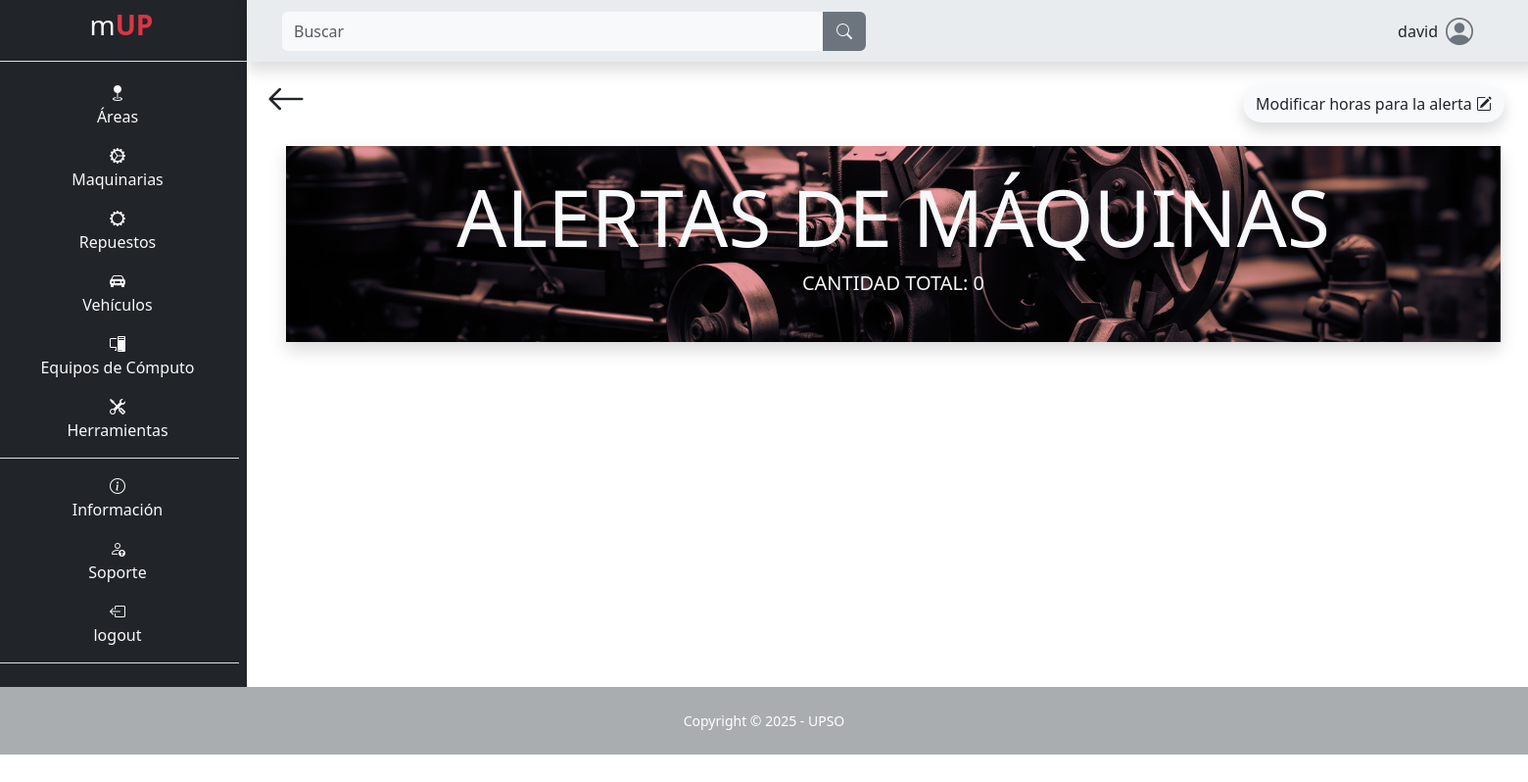
Page /maquina/alertas/ (signed in) on the earlier database version.
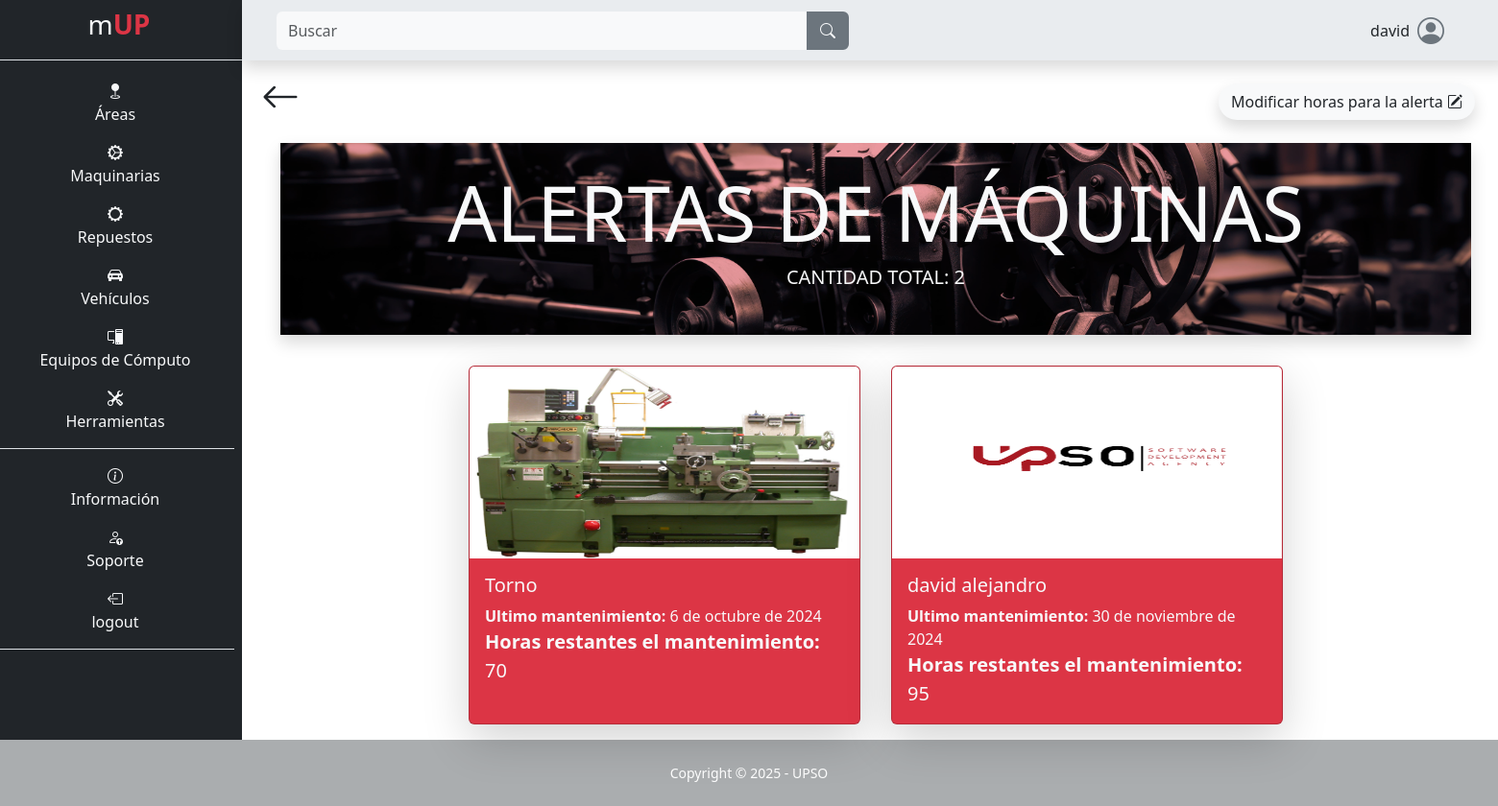
Same page on the later database version.
### app/mUP_maquina/models.py (models this page shows, shortened)
class Maquina(models.Model):
    nombre = models.CharField(max_length=100, null=False, blank=False)
    encargado = models.CharField(max_length=100, blank=False, null=False)
    teléfono_encargado = models.CharField(max_length=100, blank=False, null=False)
    descripción = models.TextField(max_length=500, null=False, blank=False)
    ubicación = models.CharField(max_length=100, null=False, blank=False)
    tipo_de_máquina = models.CharField(max_length=100, null=False, blank=False)
    número_de_serie_o_modelo = models.CharField(max_length=100, null=False, blank=False)
    proveedor = models.CharField(max_length=100, null=False, blank=False)
    costo_de_adquisición = models.IntegerField(blank=False, null=False)
    fecha_de_adquisición = models.DateField(default=date.today, blank=False, null=False)
    fecha_de_instalación = models.DateField(default=date.today, blank=False, null=False)
    estado_de_garantía = models.CharField(max_length=100, null=False, blank=False)
    consumo_de_energía = models.CharField(max_length=100, null=False, blank=False)
    horas_máquina_trabajada = models.IntegerField(blank=False, null=False)
    intervalo_mantenimiento = models.IntegerField(blank=False, null=False)
    fecha_ultimo_mantenimiento = models.DateField(default=date.today, blank=False, null=False)
    imagen = models.ImageField(upload_to="maquina/imagen", null=False, blank=False)
    class Meta:
        indexes = [
            models.Index(fields=['nombre']),
        ]
    def horas_restantes_mantenimiento(self):
        ultimo_mantenimiento = MantenimientoMaquina.objects.filter(maquina=self, tipo__id=1).order_by('-fecha_fin').first()
        if ultimo_mantenimiento:
            horas_uso_ultimo_mantenimiento = ultimo_mantenimiento.hr_maquina
        else:
            horas_uso_ultimo_mantenimiento = 0
        proximo_mantenimineto = horas_uso_ultimo_mantenimiento + self.intervalo_mantenimiento
        horas_restantes = proximo_mantenimineto - self.horas_máquina_trabajada
        return horas_restantes

### app/mUP_maquina/views.py (the view)
# urls.py: path('alertas/', views.alertas, name="area_alertas"),
@login_required
def alertas(request):
    horas_alert = get_object_or_404(HorasParaAlerta, id=1)
    alert_form = HorasParaAlertaForm(request.POST or None, instance=horas_alert)
    if request.method == 'POST' and alert_form.is_valid():
        horas = alert_form.cleaned_data['horas']
        if horas >= 1:
            alert_form.save()
        return redirect('maquina_alertas')
    horas_alerta = horas_alert.horas
    search_query = request.GET.get('search', '')
    alertas = [
        {'maquina': maquina, 'horas_restantes': maquina.horas_restantes_mantenimiento()}
        for maquina in Maquina.objects.filter(nombre__icontains=search_query)
        if maquina.horas_restantes_mantenimiento() <= horas_alerta
    ]
    context = {
        'alertas': sorted(alertas, key=lambda x: x['horas_restantes']),
        'total_alertas': len(alertas),
        'alert_form': alert_form,
    }
    return render(request, 'mUP_maquina/alertas.html', context)

### app/mUP_maquina/forms.py
class HorasParaAlertaForm(forms.ModelForm):
    class Meta:
        model = HorasParaAlerta
        fields = '__all__'
        widgets = {
            'horas': forms.NumberInput(attrs={'class': 'form-control m-2', 'type': 'number', 'placeholder': 'Actualmente'}),
        }

### templates/mUP_maquina/alertas.html (shortened to what this page needs)
{% extends "layout/base.html" %}
{% block 'content' %}
<div class="container">
    <div class="d-flex p-2 justify-content-between">
        <a class="text-decoration-none text-dark" href="{% url "maquina" %}">
            <i class="bi bi-arrow-left fs-1"></i>
        </a>
        <span class="p-3">
            <button type="button" class="btn imagen shadow rounded-pill custom" data-bs-toggle="modal" data-bs-target="#exampleModal">
                Modificar horas para la alerta <i class="bi bi-pencil-square"></i>
            </button>
        </span>
    </div>
    <div class="container cabecera_maquina shadow bg-danger bg-opacity-50 p-4 bw-5">
        <h1 class="text-center text-light text-uppercase display-1"><strong> alertas de máquinas</strong></h1>
        <h5 class="text-center text-light text-uppercase">Cantidad total: {{ total_alertas }}</h5>
    </div>
    <div class="row mt-3 d-flex justify-content-center align-item-center ps-5 pe-5">
        {% for alerta in alertas %}
        <div class="col-12 col-md-4 p-0 card text-bg-danger carta-home m-3 shadow-lg">
            <a class="text-decoration-none text-light" href="{% url "mantenimientos_maquina_correctivo" id=alerta.maquina.id %}">
                <img src="{{ alerta.maquina.imagen.url }}" class="card-img-top" alt="..." style="max-height: 200px;">
                <div class="card-body">
                    <h5 class="card-title">{{ alerta.maquina.nombre }}</h5>
                    <p class="card-text m-0"><b>Ultimo mantenimiento:</b> {{ alerta.maquina.fecha_ultimo_mantenimiento }}</p>
                    <p class="card-text m-0 fs-5"><b>Horas restantes el mantenimiento:</b> {{ alerta.horas_restantes }}</p>
                </div>
            </a>
        </div>
        {% endfor %}
    </div>
</div>
{% endblock %}

Differences in the rows shown:
now on this page (row unchanged): Maquina: maquina.imagen (picture), maquina.nombre "Torno", maquina.fecha_ultimo_mantenimiento "6 de octubre de 2024", horas_restantes "70"
added Maquina: maquina.imagen (picture), maquina.nombre "david alejandro", maquina.fecha_ultimo_mantenimiento "30 de noviembre de 2024", horas_restantes "95"
Other differences:
{{ total_alertas }}: "0" → "2"
